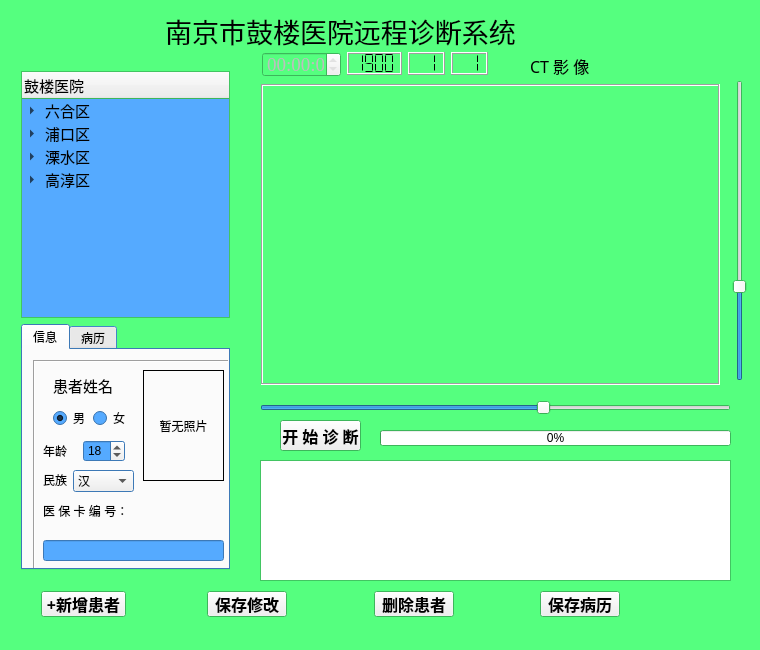
<?xml version="1.0" encoding="UTF-8"?>
<ui version="4.0">
 <class>MainWindow</class>
 <widget class="QMainWindow" name="MainWindow">
  <property name="geometry">
   <rect>
    <x>0</x>
    <y>0</y>
    <width>760</width>
    <height>650</height>
   </rect>
  </property>
  <property name="palette">
   <palette>
    <active>
     <colorrole role="Base">
      <brush brushstyle="SolidPattern">
       <color alpha="255">
        <red>255</red>
        <green>255</green>
        <blue>255</blue>
       </color>
      </brush>
     </colorrole>
     <colorrole role="Window">
      <brush brushstyle="SolidPattern">
       <color alpha="255">
        <red>85</red>
        <green>255</green>
        <blue>127</blue>
       </color>
      </brush>
     </colorrole>
    </active>
    <inactive>
     <colorrole role="Base">
      <brush brushstyle="SolidPattern">
       <color alpha="255">
        <red>255</red>
        <green>255</green>
        <blue>255</blue>
       </color>
      </brush>
     </colorrole>
     <colorrole role="Window">
      <brush brushstyle="SolidPattern">
       <color alpha="255">
        <red>85</red>
        <green>255</green>
        <blue>127</blue>
       </color>
      </brush>
     </colorrole>
    </inactive>
    <disabled>
     <colorrole role="Base">
      <brush brushstyle="SolidPattern">
       <color alpha="255">
        <red>85</red>
        <green>255</green>
        <blue>127</blue>
       </color>
      </brush>
     </colorrole>
     <colorrole role="Window">
      <brush brushstyle="SolidPattern">
       <color alpha="255">
        <red>85</red>
        <green>255</green>
        <blue>127</blue>
       </color>
      </brush>
     </colorrole>
    </disabled>
   </palette>
  </property>
  <property name="windowTitle">
   <string>江苏省2018（宁）远程医疗 测试版v1.0</string>
  </property>
  <property name="autoFillBackground">
   <bool>true</bool>
  </property>
  <widget class="QWidget" name="centralWidget">
   <widget class="QLabel" name="label">
    <property name="geometry">
     <rect>
      <x>100</x>
      <y>10</y>
      <width>481</width>
      <height>41</height>
     </rect>
    </property>
    <property name="font">
     <font>
      <family>华文新魏</family>
      <pointsize>20</pointsize>
      <weight>50</weight>
      <bold>false</bold>
     </font>
    </property>
    <property name="text">
     <string>南京市鼓楼医院远程诊断系统</string>
    </property>
    <property name="alignment">
     <set>Qt::AlignCenter</set>
    </property>
   </widget>
   <widget class="QLabel" name="CT_Img_Label">
    <property name="geometry">
     <rect>
      <x>261</x>
      <y>84</y>
      <width>459</width>
      <height>301</height>
     </rect>
    </property>
    <property name="frameShape">
     <enum>QFrame::Box</enum>
    </property>
    <property name="frameShadow">
     <enum>QFrame::Sunken</enum>
    </property>
    <property name="text">
     <string/>
    </property>
    <property name="pixmap">
     <pixmap>CT.jpg</pixmap>
    </property>
    <property name="scaledContents">
     <bool>true</bool>
    </property>
    <property name="alignment">
     <set>Qt::AlignCenter</set>
    </property>
   </widget>
   <widget class="QLabel" name="label_3">
    <property name="geometry">
     <rect>
      <x>530</x>
      <y>50</y>
      <width>131</width>
      <height>31</height>
     </rect>
    </property>
    <property name="font">
     <font>
      <family>华文仿宋</family>
      <pointsize>12</pointsize>
      <weight>50</weight>
      <bold>false</bold>
     </font>
    </property>
    <property name="text">
     <string>CT 影 像</string>
    </property>
   </widget>
   <widget class="QLCDNumber" name="yearLcdNumber">
    <property name="geometry">
     <rect>
      <x>347</x>
      <y>52</y>
      <width>55</width>
      <height>23</height>
     </rect>
    </property>
    <property name="digitCount">
     <number>4</number>
    </property>
    <property name="segmentStyle">
     <enum>QLCDNumber::Flat</enum>
    </property>
    <property name="value" stdset="0">
     <double>1900.000000000000000</double>
    </property>
   </widget>
   <widget class="QLCDNumber" name="monthLcdNumber">
    <property name="geometry">
     <rect>
      <x>408</x>
      <y>52</y>
      <width>37</width>
      <height>23</height>
     </rect>
    </property>
    <property name="digitCount">
     <number>2</number>
    </property>
    <property name="segmentStyle">
     <enum>QLCDNumber::Flat</enum>
    </property>
    <property name="value" stdset="0">
     <double>1.000000000000000</double>
    </property>
   </widget>
   <widget class="QSlider" name="verticalSlider">
    <property name="geometry">
     <rect>
      <x>730</x>
      <y>80</y>
      <width>20</width>
      <height>301</height>
     </rect>
    </property>
    <property name="value">
     <number>30</number>
    </property>
    <property name="orientation">
     <enum>Qt::Vertical</enum>
    </property>
   </widget>
   <widget class="QSlider" name="horizontalSlider">
    <property name="geometry">
     <rect>
      <x>260</x>
      <y>400</y>
      <width>471</width>
      <height>16</height>
     </rect>
    </property>
    <property name="value">
     <number>60</number>
    </property>
    <property name="orientation">
     <enum>Qt::Horizontal</enum>
    </property>
   </widget>
   <widget class="QTimeEdit" name="timeEdit">
    <property name="enabled">
     <bool>false</bool>
    </property>
    <property name="geometry">
     <rect>
      <x>262</x>
      <y>52</y>
      <width>79</width>
      <height>25</height>
     </rect>
    </property>
    <property name="font">
     <font>
      <family>Times New Roman</family>
      <pointsize>14</pointsize>
      <weight>50</weight>
      <bold>false</bold>
     </font>
    </property>
    <property name="alignment">
     <set>Qt::AlignCenter</set>
    </property>
    <property name="readOnly">
     <bool>true</bool>
    </property>
    <property name="displayFormat">
     <string>HH:mm:ss</string>
    </property>
    <property name="time">
     <time>
      <hour>0</hour>
      <minute>0</minute>
      <second>0</second>
     </time>
    </property>
   </widget>
   <widget class="QPushButton" name="startPushButton">
    <property name="geometry">
     <rect>
      <x>280</x>
      <y>420</y>
      <width>81</width>
      <height>31</height>
     </rect>
    </property>
    <property name="font">
     <font>
      <family>华文仿宋</family>
      <pointsize>12</pointsize>
      <weight>75</weight>
      <bold>true</bold>
     </font>
    </property>
    <property name="text">
     <string>开 始 诊 断</string>
    </property>
   </widget>
   <widget class="QProgressBar" name="progressBar">
    <property name="geometry">
     <rect>
      <x>380</x>
      <y>430</y>
      <width>351</width>
      <height>16</height>
     </rect>
    </property>
    <property name="value">
     <number>0</number>
    </property>
   </widget>
   <widget class="QTableView" name="basicTableView">
    <property name="geometry">
     <rect>
      <x>260</x>
      <y>460</y>
      <width>471</width>
      <height>121</height>
     </rect>
    </property>
    <property name="layoutDirection">
     <enum>Qt::LeftToRight</enum>
    </property>
    <property name="horizontalScrollBarPolicy">
     <enum>Qt::ScrollBarAsNeeded</enum>
    </property>
    <attribute name="horizontalHeaderStretchLastSection">
     <bool>true</bool>
    </attribute>
   </widget>
   <widget class="QLCDNumber" name="dayLcdNumber">
    <property name="geometry">
     <rect>
      <x>451</x>
      <y>52</y>
      <width>37</width>
      <height>23</height>
     </rect>
    </property>
    <property name="digitCount">
     <number>2</number>
    </property>
    <property name="segmentStyle">
     <enum>QLCDNumber::Flat</enum>
    </property>
    <property name="value" stdset="0">
     <double>1.000000000000000</double>
    </property>
   </widget>
   <widget class="QPushButton" name="primaryBtn">
    <property name="geometry">
     <rect>
      <x>41</x>
      <y>591</y>
      <width>85</width>
      <height>26</height>
     </rect>
    </property>
    <property name="font">
     <font>
      <family>华文仿宋</family>
      <pointsize>12</pointsize>
      <weight>75</weight>
      <bold>true</bold>
     </font>
    </property>
    <property name="text">
     <string>+新增患者</string>
    </property>
   </widget>
   <widget class="QPushButton" name="saveBtn">
    <property name="geometry">
     <rect>
      <x>207</x>
      <y>591</y>
      <width>80</width>
      <height>26</height>
     </rect>
    </property>
    <property name="font">
     <font>
      <family>华文仿宋</family>
      <pointsize>12</pointsize>
      <weight>75</weight>
      <bold>true</bold>
     </font>
    </property>
    <property name="text">
     <string>保存修改</string>
    </property>
   </widget>
   <widget class="QPushButton" name="dangerBtn">
    <property name="geometry">
     <rect>
      <x>374</x>
      <y>591</y>
      <width>80</width>
      <height>26</height>
     </rect>
    </property>
    <property name="font">
     <font>
      <family>华文仿宋</family>
      <pointsize>12</pointsize>
      <weight>75</weight>
      <bold>true</bold>
     </font>
    </property>
    <property name="text">
     <string>删除患者</string>
    </property>
   </widget>
   <widget class="QPushButton" name="saveCaseBtn">
    <property name="geometry">
     <rect>
      <x>540</x>
      <y>591</y>
      <width>80</width>
      <height>26</height>
     </rect>
    </property>
    <property name="font">
     <font>
      <family>华文仿宋</family>
      <pointsize>12</pointsize>
      <weight>75</weight>
      <bold>true</bold>
     </font>
    </property>
    <property name="text">
     <string>保存病历</string>
    </property>
   </widget>
   <widget class="QWidget" name="">
    <property name="geometry">
     <rect>
      <x>10</x>
      <y>60</y>
      <width>231</width>
      <height>521</height>
     </rect>
    </property>
    <layout class="QVBoxLayout" name="verticalLayout_3">
     <item>
      <widget class="QTreeWidget" name="treeWidget">
       <property name="palette">
        <palette>
         <active>
          <colorrole role="Base">
           <brush brushstyle="SolidPattern">
            <color alpha="255">
             <red>85</red>
             <green>170</green>
             <blue>255</blue>
            </color>
           </brush>
          </colorrole>
          <colorrole role="Window">
           <brush brushstyle="SolidPattern">
            <color alpha="255">
             <red>85</red>
             <green>255</green>
             <blue>127</blue>
            </color>
           </brush>
          </colorrole>
         </active>
         <inactive>
          <colorrole role="Base">
           <brush brushstyle="SolidPattern">
            <color alpha="255">
             <red>85</red>
             <green>170</green>
             <blue>255</blue>
            </color>
           </brush>
          </colorrole>
          <colorrole role="Window">
           <brush brushstyle="SolidPattern">
            <color alpha="255">
             <red>85</red>
             <green>255</green>
             <blue>127</blue>
            </color>
           </brush>
          </colorrole>
         </inactive>
         <disabled>
          <colorrole role="Base">
           <brush brushstyle="SolidPattern">
            <color alpha="255">
             <red>85</red>
             <green>255</green>
             <blue>127</blue>
            </color>
           </brush>
          </colorrole>
          <colorrole role="Window">
           <brush brushstyle="SolidPattern">
            <color alpha="255">
             <red>85</red>
             <green>255</green>
             <blue>127</blue>
            </color>
           </brush>
          </colorrole>
         </disabled>
        </palette>
       </property>
       <property name="font">
        <font>
         <pointsize>11</pointsize>
        </font>
       </property>
       <column>
        <property name="text">
         <string>鼓楼医院</string>
        </property>
       </column>
       <item>
        <property name="text">
         <string>六合区</string>
        </property>
        <item>
         <property name="text">
          <string>内科</string>
         </property>
         <item>
          <property name="text">
           <string>神经内科</string>
          </property>
         </item>
         <item>
          <property name="text">
           <string>肾内科</string>
          </property>
         </item>
         <item>
          <property name="text">
           <string>内分泌科</string>
          </property>
         </item>
         <item>
          <property name="text">
           <string>呼吸科</string>
          </property>
         </item>
         <item>
          <property name="text">
           <string>消化科</string>
          </property>
         </item>
         <item>
          <property name="text">
           <string>妇科</string>
          </property>
         </item>
        </item>
        <item>
         <property name="text">
          <string>外科</string>
         </property>
         <item>
          <property name="text">
           <string>肝胆外科</string>
          </property>
         </item>
         <item>
          <property name="text">
           <string>血管外科</string>
          </property>
         </item>
         <item>
          <property name="text">
           <string>心胸外科</string>
          </property>
         </item>
         <item>
          <property name="text">
           <string>耳鼻咽喉科</string>
          </property>
         </item>
        </item>
        <item>
         <property name="text">
          <string>急诊科</string>
         </property>
        </item>
       </item>
       <item>
        <property name="text">
         <string>浦口区</string>
        </property>
        <item>
         <property name="text">
          <string>妇产科</string>
         </property>
        </item>
        <item>
         <property name="text">
          <string>老年医学科</string>
         </property>
        </item>
        <item>
         <property name="text">
          <string>儿科</string>
         </property>
        </item>
       </item>
       <item>
        <property name="text">
         <string>溧水区</string>
        </property>
        <item>
         <property name="text">
          <string>骨科</string>
         </property>
        </item>
        <item>
         <property name="text">
          <string>血管外科</string>
         </property>
        </item>
        <item>
         <property name="text">
          <string>心脏科</string>
         </property>
        </item>
        <item>
         <property name="text">
          <string>脑科</string>
         </property>
        </item>
        <item>
         <property name="text">
          <string>神经内科</string>
         </property>
        </item>
       </item>
       <item>
        <property name="text">
         <string>高淳区</string>
        </property>
        <item>
         <property name="text">
          <string>呼吸科</string>
         </property>
        </item>
        <item>
         <property name="text">
          <string>消化科</string>
         </property>
        </item>
        <item>
         <property name="text">
          <string>泌尿外科</string>
         </property>
        </item>
        <item>
         <property name="text">
          <string>中医科</string>
         </property>
        </item>
       </item>
      </widget>
     </item>
     <item>
      <widget class="QTabWidget" name="tabWidget">
       <property name="palette">
        <palette>
         <active>
          <colorrole role="Base">
           <brush brushstyle="SolidPattern">
            <color alpha="255">
             <red>85</red>
             <green>170</green>
             <blue>255</blue>
            </color>
           </brush>
          </colorrole>
          <colorrole role="Window">
           <brush brushstyle="SolidPattern">
            <color alpha="255">
             <red>85</red>
             <green>170</green>
             <blue>255</blue>
            </color>
           </brush>
          </colorrole>
         </active>
         <inactive>
          <colorrole role="Base">
           <brush brushstyle="SolidPattern">
            <color alpha="255">
             <red>85</red>
             <green>170</green>
             <blue>255</blue>
            </color>
           </brush>
          </colorrole>
          <colorrole role="Window">
           <brush brushstyle="SolidPattern">
            <color alpha="255">
             <red>85</red>
             <green>170</green>
             <blue>255</blue>
            </color>
           </brush>
          </colorrole>
         </inactive>
         <disabled>
          <colorrole role="Base">
           <brush brushstyle="SolidPattern">
            <color alpha="255">
             <red>85</red>
             <green>170</green>
             <blue>255</blue>
            </color>
           </brush>
          </colorrole>
          <colorrole role="Window">
           <brush brushstyle="SolidPattern">
            <color alpha="255">
             <red>85</red>
             <green>170</green>
             <blue>255</blue>
            </color>
           </brush>
          </colorrole>
         </disabled>
        </palette>
       </property>
       <property name="currentIndex">
        <number>0</number>
       </property>
       <widget class="QWidget" name="tab">
        <attribute name="title">
         <string>信息</string>
        </attribute>
        <widget class="QFrame" name="frame">
         <property name="geometry">
          <rect>
           <x>10</x>
           <y>10</y>
           <width>201</width>
           <height>221</height>
          </rect>
         </property>
         <property name="palette">
          <palette>
           <active>
            <colorrole role="Base">
             <brush brushstyle="SolidPattern">
              <color alpha="255">
               <red>85</red>
               <green>170</green>
               <blue>255</blue>
              </color>
             </brush>
            </colorrole>
            <colorrole role="Window">
             <brush brushstyle="SolidPattern">
              <color alpha="255">
               <red>85</red>
               <green>170</green>
               <blue>255</blue>
              </color>
             </brush>
            </colorrole>
           </active>
           <inactive>
            <colorrole role="Base">
             <brush brushstyle="SolidPattern">
              <color alpha="255">
               <red>85</red>
               <green>170</green>
               <blue>255</blue>
              </color>
             </brush>
            </colorrole>
            <colorrole role="Window">
             <brush brushstyle="SolidPattern">
              <color alpha="255">
               <red>85</red>
               <green>170</green>
               <blue>255</blue>
              </color>
             </brush>
            </colorrole>
           </inactive>
           <disabled>
            <colorrole role="Base">
             <brush brushstyle="SolidPattern">
              <color alpha="255">
               <red>85</red>
               <green>170</green>
               <blue>255</blue>
              </color>
             </brush>
            </colorrole>
            <colorrole role="Window">
             <brush brushstyle="SolidPattern">
              <color alpha="255">
               <red>85</red>
               <green>170</green>
               <blue>255</blue>
              </color>
             </brush>
            </colorrole>
           </disabled>
          </palette>
         </property>
         <property name="frameShape">
          <enum>QFrame::Box</enum>
         </property>
         <property name="frameShadow">
          <enum>QFrame::Sunken</enum>
         </property>
         <widget class="QLabel" name="nameLabel">
          <property name="geometry">
           <rect>
            <x>20</x>
            <y>10</y>
            <width>71</width>
            <height>31</height>
           </rect>
          </property>
          <property name="font">
           <font>
            <family>华文楷体</family>
            <pointsize>11</pointsize>
            <weight>50</weight>
            <bold>false</bold>
           </font>
          </property>
          <property name="text">
           <string>患者姓名</string>
          </property>
         </widget>
         <widget class="QRadioButton" name="maleRadioButton">
          <property name="geometry">
           <rect>
            <x>20</x>
            <y>50</y>
            <width>41</width>
            <height>16</height>
           </rect>
          </property>
          <property name="text">
           <string>男</string>
          </property>
          <property name="checked">
           <bool>true</bool>
          </property>
         </widget>
         <widget class="QRadioButton" name="femaleRadioButton">
          <property name="geometry">
           <rect>
            <x>60</x>
            <y>50</y>
            <width>41</width>
            <height>16</height>
           </rect>
          </property>
          <property name="text">
           <string>女</string>
          </property>
          <property name="checked">
           <bool>false</bool>
          </property>
         </widget>
         <widget class="QLabel" name="photoLabel">
          <property name="geometry">
           <rect>
            <x>110</x>
            <y>10</y>
            <width>81</width>
            <height>111</height>
           </rect>
          </property>
          <property name="frameShape">
           <enum>QFrame::Panel</enum>
          </property>
          <property name="frameShadow">
           <enum>QFrame::Plain</enum>
          </property>
          <property name="text">
           <string>暂无照片</string>
          </property>
          <property name="scaledContents">
           <bool>true</bool>
          </property>
          <property name="alignment">
           <set>Qt::AlignCenter</set>
          </property>
         </widget>
         <widget class="QLabel" name="label_6">
          <property name="geometry">
           <rect>
            <x>10</x>
            <y>80</y>
            <width>54</width>
            <height>21</height>
           </rect>
          </property>
          <property name="text">
           <string>年龄</string>
          </property>
         </widget>
         <widget class="QSpinBox" name="ageSpinBox">
          <property name="geometry">
           <rect>
            <x>50</x>
            <y>80</y>
            <width>42</width>
            <height>22</height>
           </rect>
          </property>
          <property name="value">
           <number>18</number>
          </property>
         </widget>
         <widget class="QLabel" name="label_7">
          <property name="geometry">
           <rect>
            <x>10</x>
            <y>110</y>
            <width>61</width>
            <height>20</height>
           </rect>
          </property>
          <property name="text">
           <string>民族</string>
          </property>
         </widget>
         <widget class="QComboBox" name="ethniComboBox">
          <property name="geometry">
           <rect>
            <x>40</x>
            <y>110</y>
            <width>61</width>
            <height>22</height>
           </rect>
          </property>
          <property name="currentText">
           <string>汉</string>
          </property>
          <item>
           <property name="text">
            <string>汉</string>
           </property>
          </item>
          <item>
           <property name="text">
            <string>满</string>
           </property>
          </item>
          <item>
           <property name="text">
            <string>回</string>
           </property>
          </item>
          <item>
           <property name="text">
            <string>蒙古</string>
           </property>
          </item>
          <item>
           <property name="text">
            <string>壮</string>
           </property>
          </item>
          <item>
           <property name="text">
            <string>藏</string>
           </property>
          </item>
          <item>
           <property name="text">
            <string>维吾尔</string>
           </property>
          </item>
         </widget>
         <widget class="QLabel" name="label_8">
          <property name="geometry">
           <rect>
            <x>10</x>
            <y>140</y>
            <width>91</width>
            <height>21</height>
           </rect>
          </property>
          <property name="text">
           <string>医 保 卡 编 号：</string>
          </property>
         </widget>
         <widget class="QLineEdit" name="ssnLineEdit">
          <property name="enabled">
           <bool>false</bool>
          </property>
          <property name="geometry">
           <rect>
            <x>10</x>
            <y>180</y>
            <width>181</width>
            <height>21</height>
           </rect>
          </property>
          <property name="font">
           <font>
            <family>Agency FB</family>
            <pointsize>10</pointsize>
           </font>
          </property>
          <property name="text">
           <string/>
          </property>
          <property name="readOnly">
           <bool>true</bool>
          </property>
         </widget>
        </widget>
       </widget>
       <widget class="QWidget" name="tab_2">
        <attribute name="title">
         <string>病历</string>
        </attribute>
        <widget class="QTextEdit" name="caseTextEdit">
         <property name="geometry">
          <rect>
           <x>10</x>
           <y>10</y>
           <width>201</width>
           <height>231</height>
          </rect>
         </property>
         <property name="palette">
          <palette>
           <active>
            <colorrole role="Base">
             <brush brushstyle="SolidPattern">
              <color alpha="255">
               <red>255</red>
               <green>255</green>
               <blue>255</blue>
              </color>
             </brush>
            </colorrole>
            <colorrole role="Window">
             <brush brushstyle="SolidPattern">
              <color alpha="255">
               <red>255</red>
               <green>255</green>
               <blue>255</blue>
              </color>
             </brush>
            </colorrole>
           </active>
           <inactive>
            <colorrole role="Base">
             <brush brushstyle="SolidPattern">
              <color alpha="255">
               <red>255</red>
               <green>255</green>
               <blue>255</blue>
              </color>
             </brush>
            </colorrole>
            <colorrole role="Window">
             <brush brushstyle="SolidPattern">
              <color alpha="255">
               <red>255</red>
               <green>255</green>
               <blue>255</blue>
              </color>
             </brush>
            </colorrole>
           </inactive>
           <disabled>
            <colorrole role="Base">
             <brush brushstyle="SolidPattern">
              <color alpha="255">
               <red>255</red>
               <green>255</green>
               <blue>255</blue>
              </color>
             </brush>
            </colorrole>
            <colorrole role="Window">
             <brush brushstyle="SolidPattern">
              <color alpha="255">
               <red>255</red>
               <green>255</green>
               <blue>255</blue>
              </color>
             </brush>
            </colorrole>
           </disabled>
          </palette>
         </property>
         <property name="html">
          <string>&lt;!DOCTYPE HTML PUBLIC &quot;-//W3C//DTD HTML 4.0//EN&quot; &quot;http://www.w3.org/TR/REC-html40/strict.dtd&quot;&gt;
&lt;html&gt;&lt;head&gt;&lt;meta name=&quot;qrichtext&quot; content=&quot;1&quot; /&gt;&lt;style type=&quot;text/css&quot;&gt;
p, li { white-space: pre-wrap; }
&lt;/style&gt;&lt;/head&gt;&lt;body style=&quot; font-family:'SimSun'; font-size:9pt; font-weight:400; font-style:normal;&quot;&gt;
&lt;p style=&quot; margin-top:0px; margin-bottom:0px; margin-left:0px; margin-right:0px; -qt-block-indent:0; text-indent:0px;&quot;&gt;&lt;span style=&quot; font-size:12pt; font-weight:600;&quot;&gt;尚未填写&lt;/span&gt;&lt;/p&gt;&lt;/body&gt;&lt;/html&gt;</string>
         </property>
        </widget>
       </widget>
      </widget>
     </item>
    </layout>
   </widget>
  </widget>
  <widget class="QMenuBar" name="menuBar">
   <property name="geometry">
    <rect>
     <x>0</x>
     <y>0</y>
     <width>760</width>
     <height>21</height>
    </rect>
   </property>
  </widget>
 </widget>
 <layoutdefault spacing="6" margin="11"/>
 <resources/>
 <connections/>
</ui>
